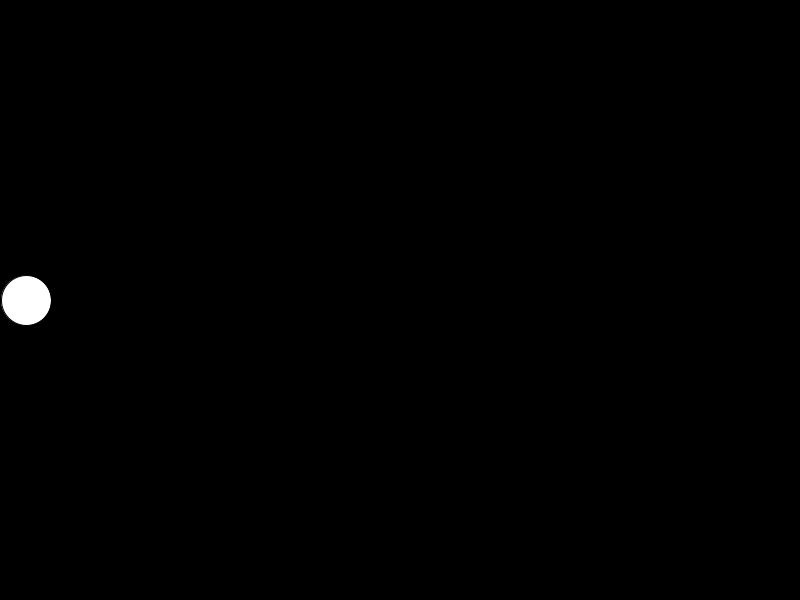
Frame 1 (no input)
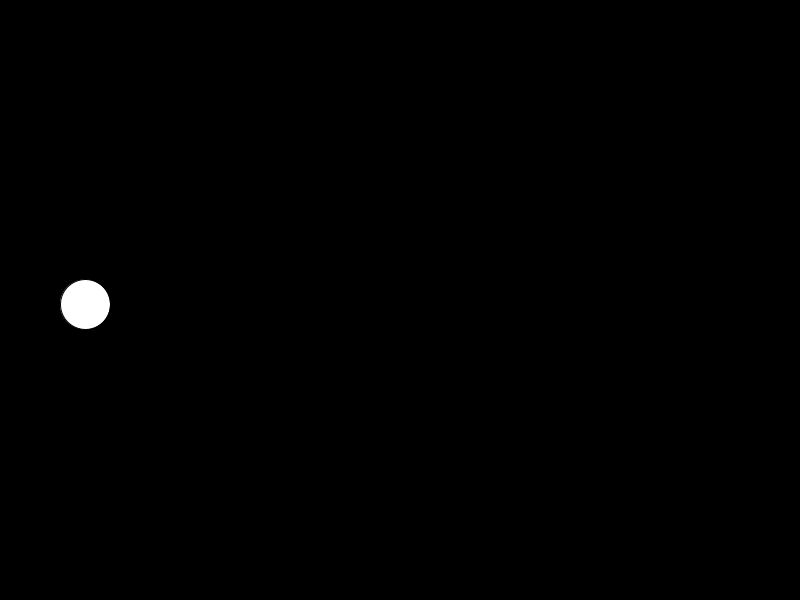
Frame 60 (the mouse pressed at the canvas centre just before this capture)
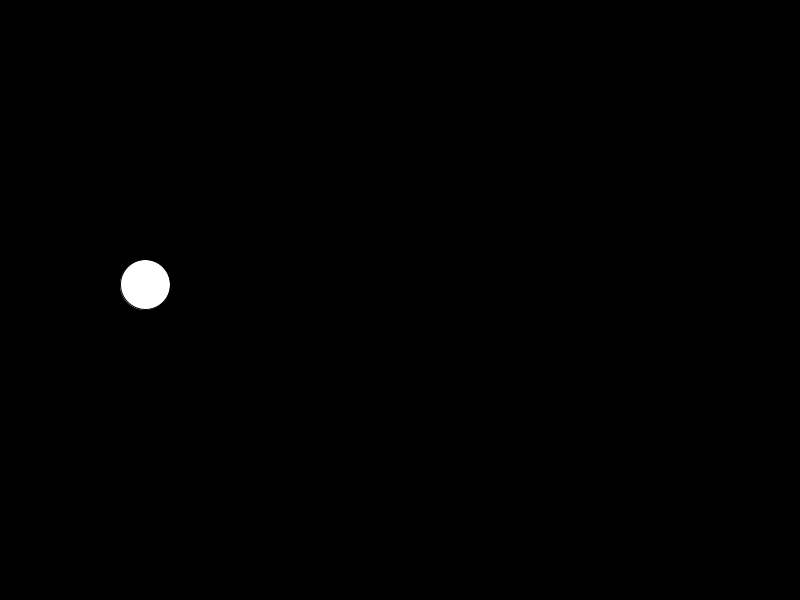
Frame 120 (the mouse held since frame 60 and released just before this capture)

The Processing sketch that drew these frames (run headless with seeded random() and noise(); from frame 60 on, the mouse is pressed at the canvas centre):

// Processing sketch: Q11
// ── Q11.pde
int size = 50; 
float xPos = size/2, yPos; 
int xDirection = 1; 
float theta; 
float ampl; 

void setup()
{
size(800, 600); 

}


void draw()
{
background(0); 

float m = map(xPos,0,800,0,600);

theta += .05; 


if(xPos + size/2 > 800)
{
  xDirection = -1;
}
if(xPos - size/2 < 0)
{
  xDirection = 1;
}
//create boundaries for your xPos 

xPos += xDirection; 

//use the map function for ampl 

//fix yPos 
yPos = sin(theta)*m/2 + 300; 

fill(255); 
ellipse(xPos, yPos, size, size); 
}
